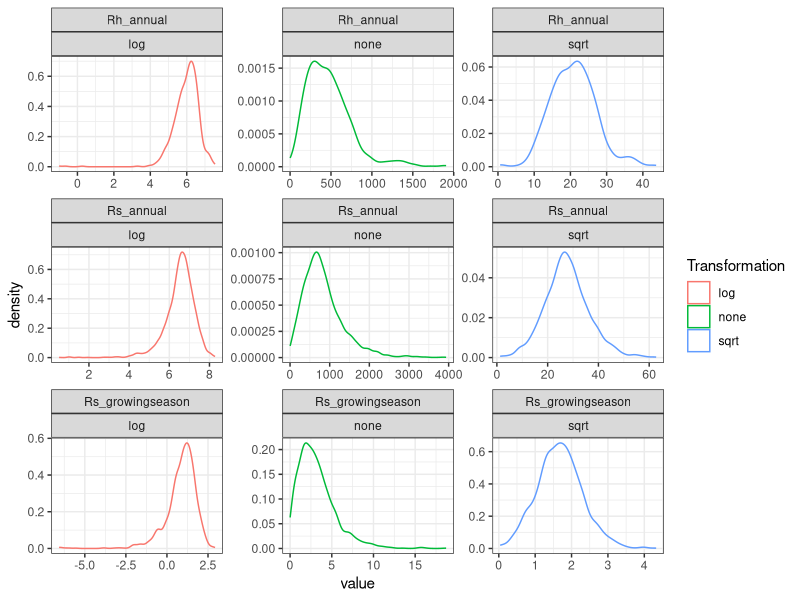
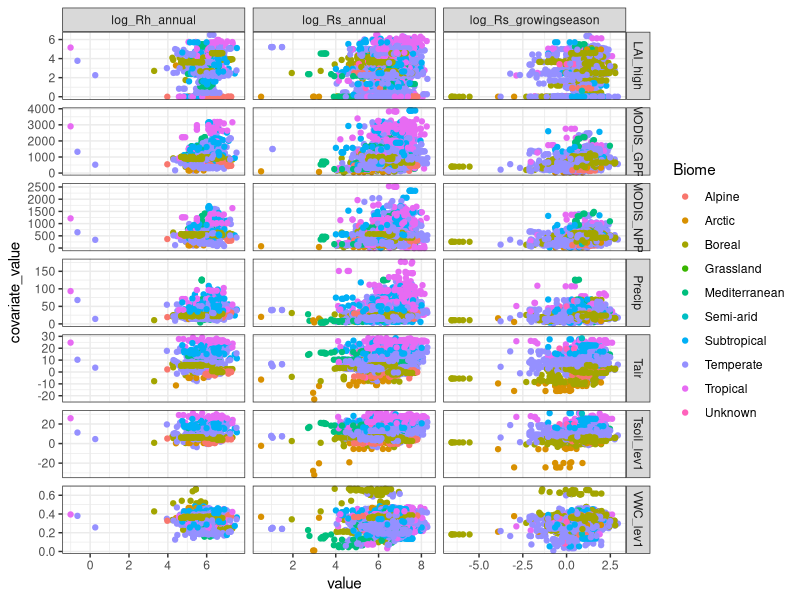
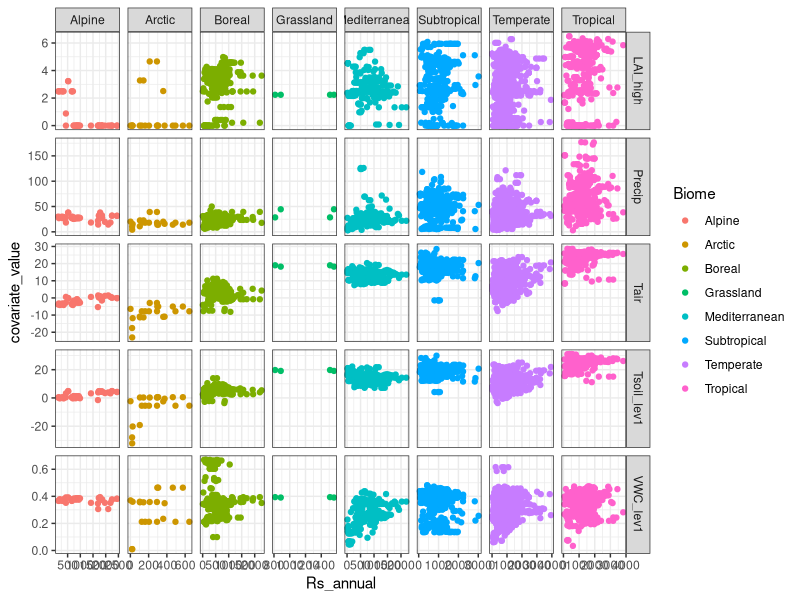
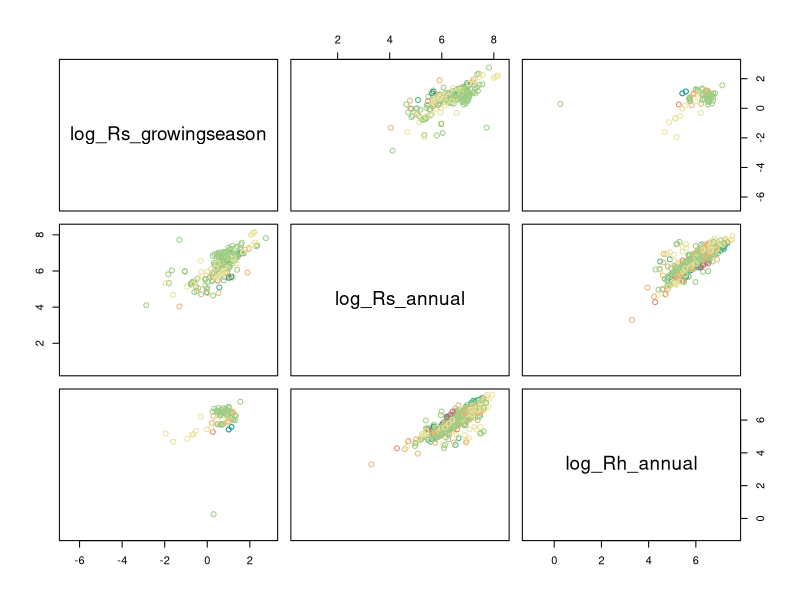

Reproduce these figures in R, in order.
## ---- chunk 1
#| include: false

library(dplyr)
library(tidyr)
library(ggplot2)
theme_set(theme_bw())
library(readr)
library(lubridate)

dat <- read_csv("srdb_joined_data.csv", show_col_types = FALSE)

message(nrow(dat), " rows of data")

dat %>% 
    filter(is.na(Rs_growingseason) | (Rs_growingseason > 0 & Rs_growingseason < 20)) %>% 
    filter(is.na(Rs_annual) | (Rs_annual > 0 & Rs_annual < 4000)) %>% 
    filter(is.na(Rh_annual) | (Rh_annual > 0 & Rh_annual < 2000)) %>% 
    replace_na(list(Biome = "Unknown")) ->
    dat_filtered

## ---- chunk 2

dat_filtered %>% 
    select(Rs_annual, Rh_annual, Rs_growingseason) %>% 
    pivot_longer(everything()) %>% 
    filter(!is.na(value), value > 0) %>% 
    rename(none = value) %>% 
    mutate(log = log(none), sqrt = sqrt(none)) %>% 
    
    pivot_longer(-name, names_to = "Transformation") %>% 
    ggplot(aes(value, color = Transformation)) + 
    geom_density() +
    facet_wrap(~ name + Transformation, scales = "free")

dat_filtered %>% 
    mutate(log_Rs_annual = log(Rs_annual),
           log_Rh_annual = log(Rh_annual),
           log_Rs_growingseason = log(Rs_growingseason)) ->
    dat_filtered

## ---- chunk 3
#| fig-width: 10
#| fig-height: 10

dat_filtered %>% 
    select(Biome, Ecosystem_type, log_Rs_annual, log_Rh_annual, log_Rs_growingseason,
           Tair, Tsoil_lev1, VWC_lev1, Precip, LAI_high, 
           MODIS_NPP, MODIS_GPP) %>% 
    pivot_longer(Tair:MODIS_GPP, names_to = "covariate_name", values_to = "covariate_value") %>%
    pivot_longer(log_Rs_annual:log_Rs_growingseason) %>% 
    ggplot(aes(value, covariate_value, color = Biome)) + 
        facet_grid(covariate_name ~ name, scales = "free") +
        geom_point(na.rm = TRUE)

dat_filtered %>% 
    filter(!Biome == "Semi-arid", !Biome == "Unknown") %>% 
    select(Biome, Ecosystem_type, Rs_annual, 
           Tair, Tsoil_lev1, VWC_lev1, Precip, LAI_high) %>% 
    pivot_longer(Tair:LAI_high, names_to = "covariate_name", values_to = "covariate_value") %>% 
    ggplot(aes(Rs_annual, covariate_value, color = Biome)) + 
        facet_grid(covariate_name ~ Biome, scales = "free") +
        geom_point(na.rm = TRUE)
 
stn <- as.factor(dat_filtered$Soil_type_number)
nst <- length(unique(stn))
dat_filtered %>% 
    select(log_Rs_growingseason, log_Rs_annual, log_Rh_annual) %>% 
    pairs(col = hcl.colors(nst, "Temps")[stn])

## ---- chunk 4
#| echo: false

sessionInfo()
